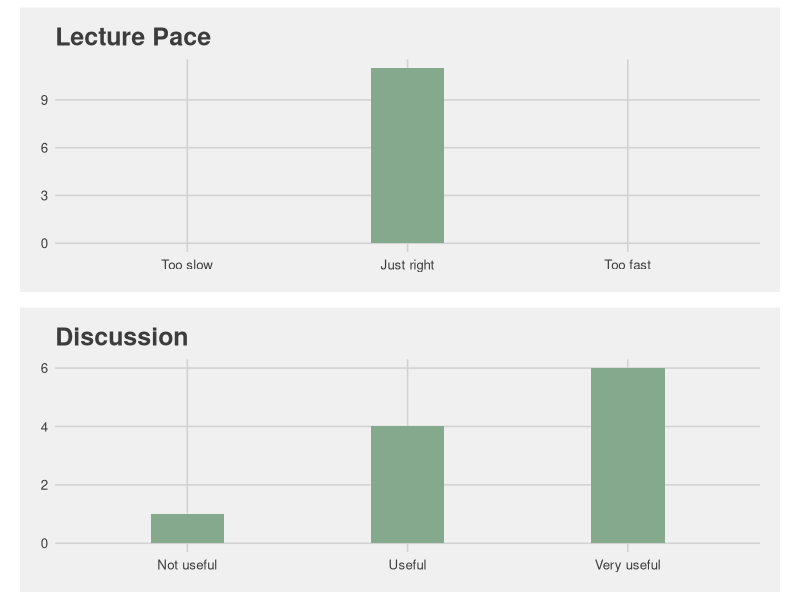
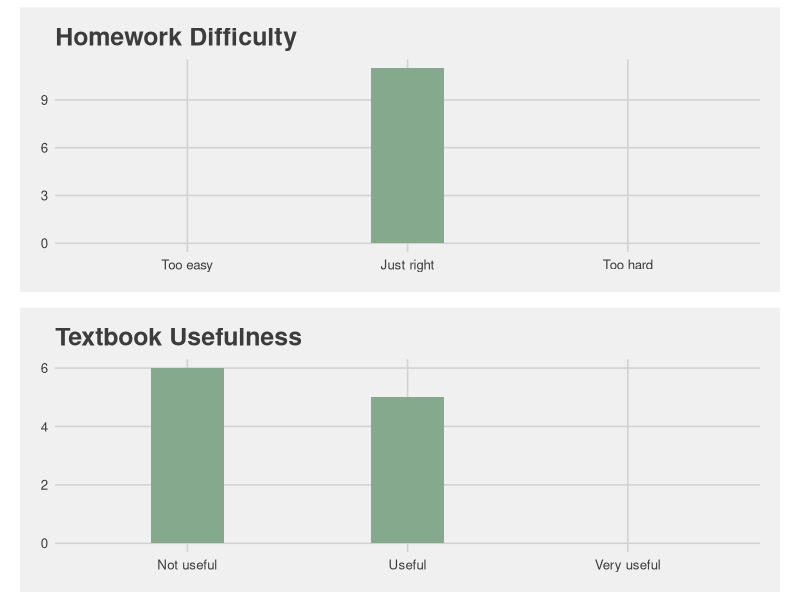
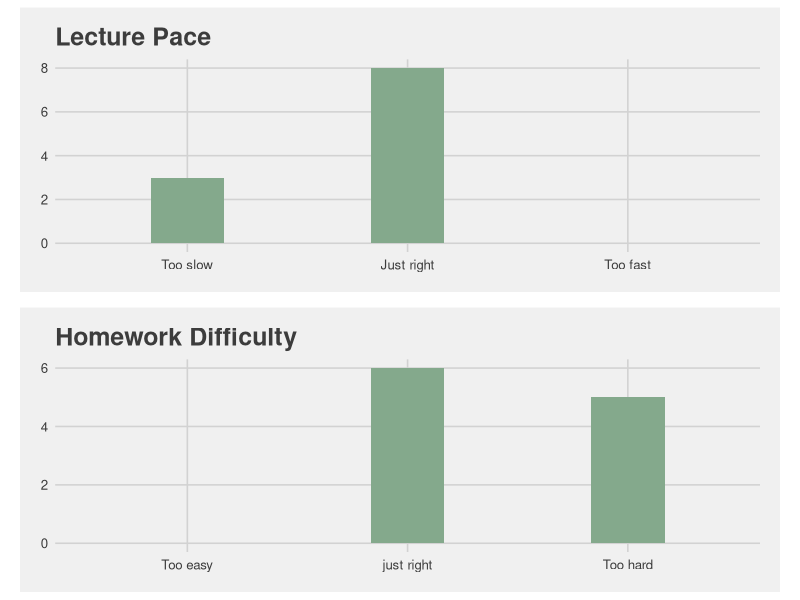
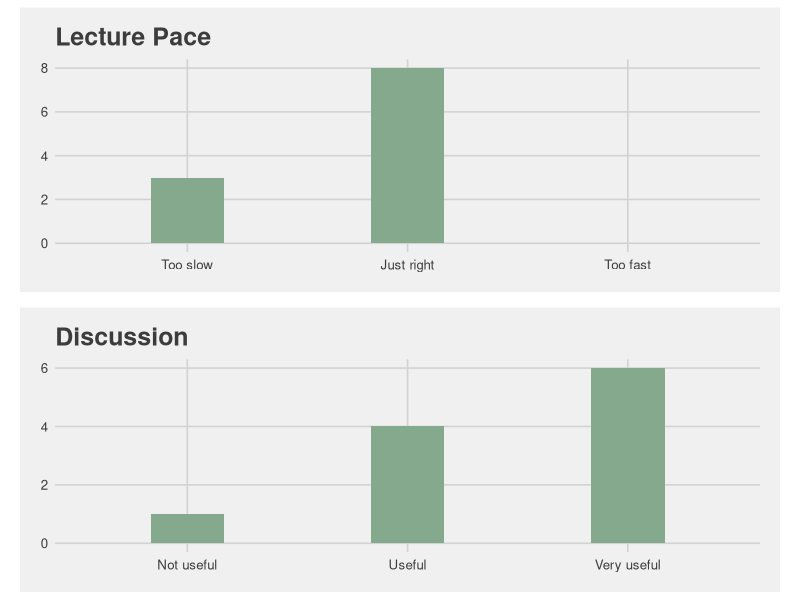
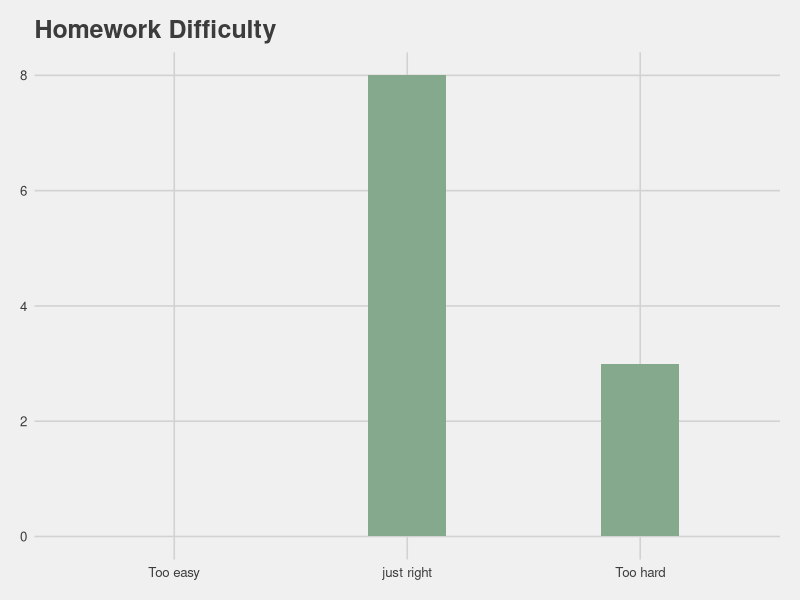
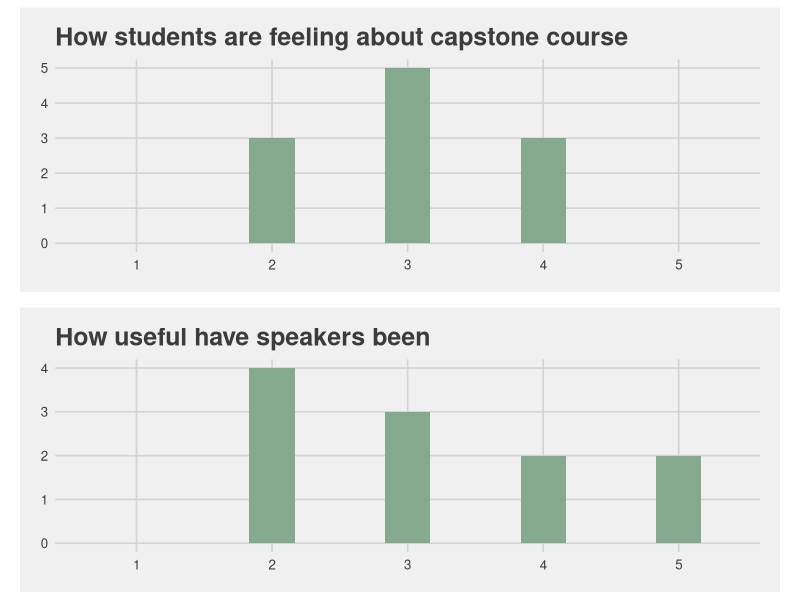

The R source for these figures, in order:
## ---- chunk 1
#| eval: true
#| echo: false
library(ggplot2)
library(tidyverse)
library(ggthemes)
library(cowplot)
survey_results <- read.csv(here::here("mid-quarter-survey-winter.csv"))
colnames(survey_results) <- c("date", "Meds_student_y/n", "eds232_enrolled", "eds232_pace", "eds232_homeworks", "eds232_discussion", "eds232_textbook", "eds232_other", "eds240_enrolled", "eds240_lecture", "eds240_discussion", "eds240_homework", "eds240_other", "eds241_enrolled", "eds241_lecture", "eds241_homeworks", "eds241_other", "capstone_enrolled", "capstone_feeling", "capstone_speakers", "capstone_comments", "additional_feedback")

## ---- chunk 2
eds232_pace <- ggplot(data = survey_results %>% 
         mutate(eds232_pace = factor(eds232_pace, levels = c(1, 2, 3), labels = c("Too slow", "Just right", "Too fast"))), 
       aes(x = eds232_pace)) + 
  geom_bar(width = 1/3, fill = "#84a98c") + 
  labs(x = element_blank(), y = "Number of Responses", title = "Lecture Pace") +
  scale_x_discrete(drop =FALSE)+ 
  theme_fivethirtyeight()
eds232_discussion <- ggplot(data = survey_results %>% 
         mutate(eds232_discussion = factor(eds232_discussion, levels = c(1, 2, 3), labels = c("Not useful", "Useful", "Very useful"))), 
       aes(x = eds232_discussion)) + 
  geom_bar(width = 1/3, fill = "#84a98c") + 
  labs(x = element_blank(), y = "Number of Responses", title = "Discussion") +
  scale_x_discrete(drop =FALSE)+ 
  theme_fivethirtyeight()
plot_grid(eds232_pace , eds232_discussion , nrow = 2, scale = 0.95)

## ---- chunk 3

#| eval: true
#| echo: false

eds232_homeworks <- ggplot(data = survey_results %>% 
         mutate(eds232_homeworks = factor(eds232_homeworks, levels = c(1, 2, 3), labels = c("Too easy", "Just right", "Too hard"))), 
       aes(x = eds232_homeworks)) + 
  geom_bar(width = 1/3, fill = "#84a98c") + 
  labs(x = element_blank(), y = "Number of Responses", title = "Homework Difficulty") +
  scale_x_discrete(drop =FALSE)+ 
  theme_fivethirtyeight()




eds232_textbook <- ggplot(data = survey_results %>% 
         mutate(eds232_textbook = factor(eds232_textbook, levels = c(1, 2, 3), labels = c("Not useful", "Useful", "Very useful"))), 
       aes(x = eds232_textbook)) + 
  geom_bar(width = 1/3, fill = "#84a98c") + 
  labs(x = element_blank(), y = "Number of Responses", title = "Textbook Usefulness") +
  scale_x_discrete(drop =FALSE)+ 
  theme_fivethirtyeight()


plot_grid(eds232_homeworks , eds232_textbook , nrow = 2, scale = 0.95)

## ---- chunk 4
eds241_lecture <- ggplot(data = survey_results %>% 
         mutate(eds241_lecture = factor(eds241_lecture, levels = c(1, 2, 3), labels = c("Too slow", "Just right", "Too fast"))), 
       aes(x = eds241_lecture)) + 
  geom_bar(width = 1/3, fill = "#84a98c") + 
  labs(x = element_blank(), y = "Number of Responses", title = "Lecture Pace") +
  scale_x_discrete(drop =FALSE)+ 
  theme_fivethirtyeight()

eds241_homeworks <- ggplot(data = survey_results %>% 
         mutate(eds241_homeworks = factor(eds241_homeworks, levels = c(1, 2, 3), labels = c("Too easy", "just right", "Too hard"))), 
       aes(x = eds241_homeworks)) + 
  geom_bar(width = 1/3, fill = "#84a98c") + 
  labs(x = element_blank(), y = "Number of Responses", title = "Homework Difficulty") +
  scale_x_discrete(drop =FALSE)+ 
  theme_fivethirtyeight()


plot_grid(eds241_lecture , eds241_homeworks , nrow = 2, scale = 0.95)

## ---- chunk 5
eds240_lecture <- ggplot(data = survey_results %>% 
         mutate(eds240_lecture = factor(eds241_lecture, levels = c(1, 2, 3), labels = c("Too slow", "Just right", "Too fast"))), 
       aes(x = eds240_lecture)) + 
  geom_bar(width = 1/3, fill = "#84a98c") + 
  labs(x = element_blank(), y = "Number of Responses", title = "Lecture Pace") +
  scale_x_discrete(drop =FALSE)+ 
  theme_fivethirtyeight()

eds240_discussion <- ggplot(data = survey_results %>% 
         mutate(eds240_discussion = factor(eds240_discussion, levels = c(1, 2, 3), labels = c("Not useful", "Useful", "Very useful"))), 
       aes(x = eds240_discussion)) + 
  geom_bar(width = 1/3, fill = "#84a98c") + 
  labs(x = element_blank(), y = "Number of Responses", title = "Discussion") +
  scale_x_discrete(drop =FALSE)+ 
  theme_fivethirtyeight()



plot_grid(eds240_lecture , eds240_discussion , nrow = 2, scale = 0.95)
## ---- chunk 6
eds240_homeworks <- ggplot(data = survey_results %>% 
         mutate(eds240_homework = factor(eds240_homework, levels = c(1, 2, 3), labels = c("Too easy", "just right", "Too hard"))), 
       aes(x = eds240_homework)) + 
  geom_bar(width = 1/3, fill = "#84a98c") + 
  labs(x = element_blank(), y = "Number of Responses", title = "Homework Difficulty") +
  scale_x_discrete(drop =FALSE)+ 
  theme_fivethirtyeight()


eds240_homeworks

## ---- chunk 7
capstone_feeling <- ggplot(data = survey_results %>% 
         mutate(capstone_feelings = factor(capstone_feeling, levels = c(1, 2, 3, 4, 5), labels = c("1", "2", "3", "4", "5"))), 
       aes(x = capstone_feelings)) + 
  geom_bar(width = 1/3, fill = "#84a98c") + 
  labs(x = element_blank(), y = "Number of Responses", title = "How students are feeling about capstone course") +
  scale_x_discrete(drop = FALSE) + 
  theme_fivethirtyeight()

capstone_speakers <- ggplot(data = survey_results %>% 
         mutate(capstone_speakers = factor(capstone_speakers, levels = c(1, 2, 3, 4, 5), labels = c("1", "2", "3", "4", "5"))), 
       aes(x = capstone_speakers)) + 
  geom_bar(width = 1/3, fill = "#84a98c") + 
  labs(x = element_blank(), y = "Number of Responses", title = "How useful have speakers been") +
  scale_x_discrete(drop = FALSE) + 
  theme_fivethirtyeight()
plot_grid(capstone_feeling, capstone_speakers, nrow = 2, scale = 0.95)
